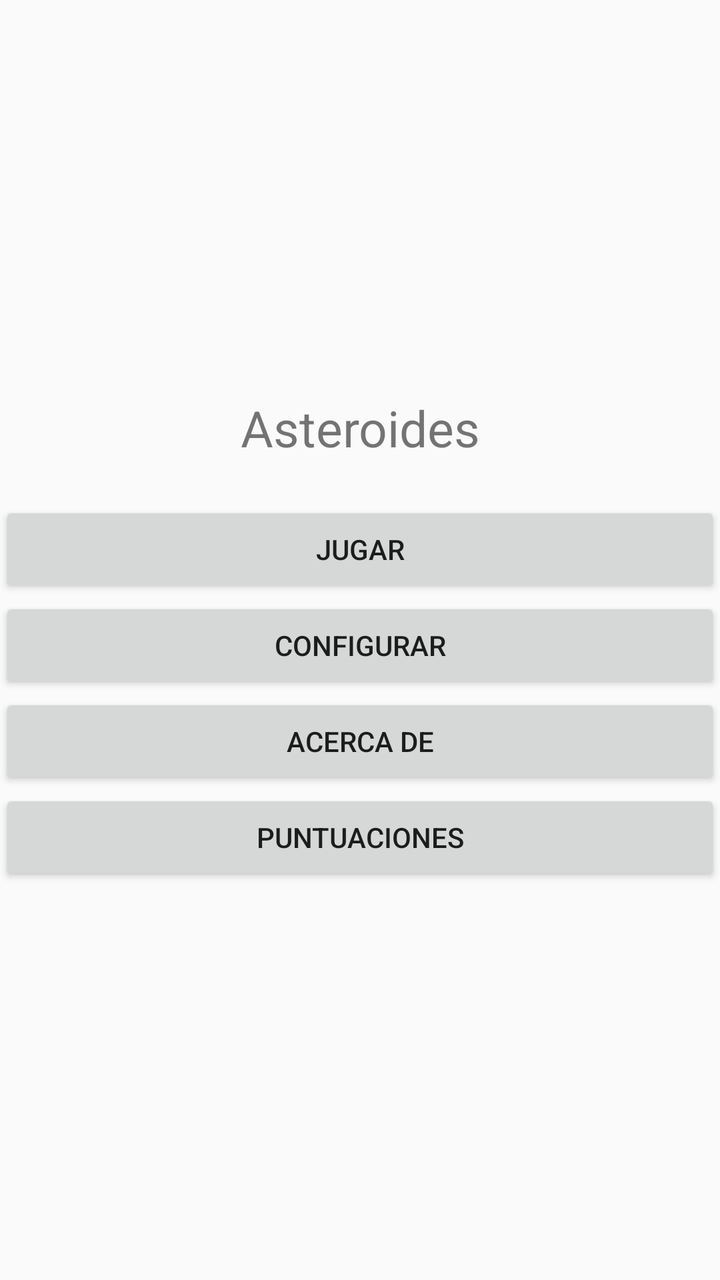
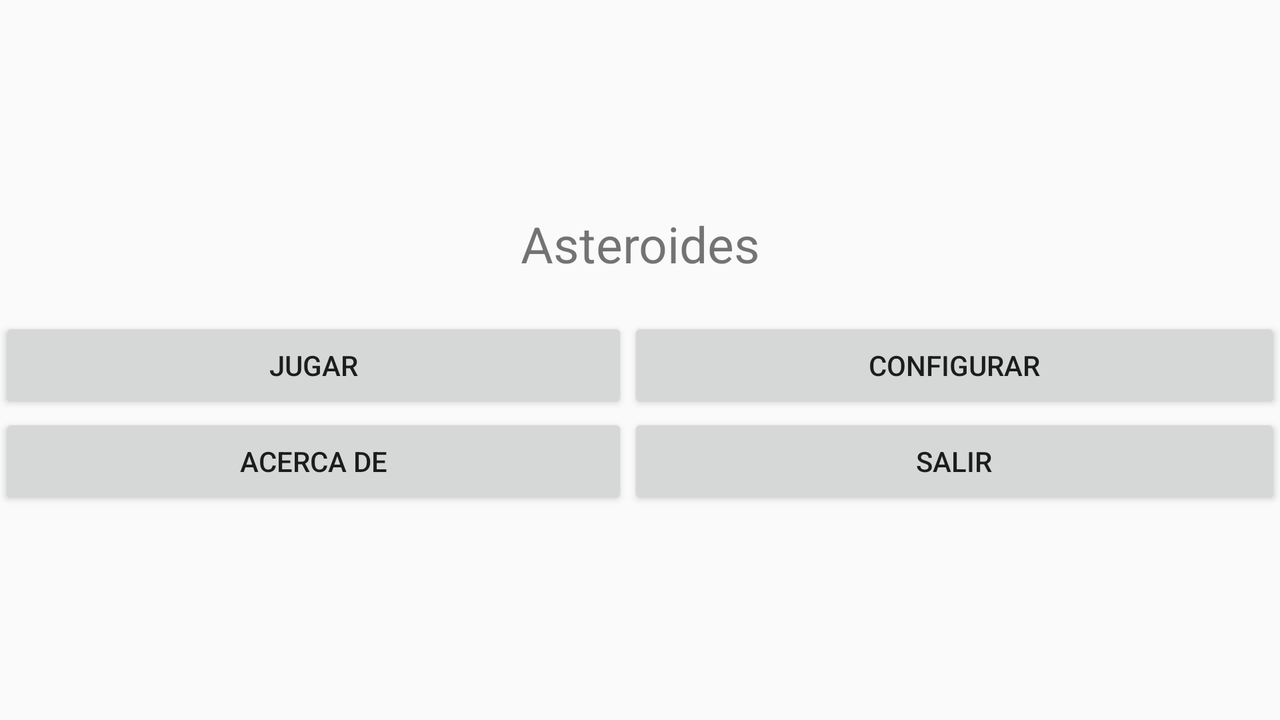

An Android layout and its configuration variant, each rendered on a device that would load it. The default file and the variant file are quoted in full after the pictures.
<!-- AndroidManifest.xml: application theme AppTheme -->
<!-- res/layout/activity_main.xml -->
<?xml version="1.0" encoding="utf-8"?>
<LinearLayout xmlns:android="http://schemas.android.com/apk/res/android"
    xmlns:tools="http://schemas.android.com/tools"
    android:layout_width="match_parent"
    android:layout_height="match_parent"
    android:paddingBottom="@dimen/activity_vertical_margin"
    android:paddingLeft="@dimen/activity_horizontal_margin"
    android:paddingRight="@dimen/activity_horizontal_margin"
    android:paddingTop="@dimen/activity_vertical_margin"
    android:orientation="vertical"
    android:gravity="center"
    tools:context="com.ipn.jorge.asteroides.MainActivity">

    <TextView
        style="@style/TextoAsteroides"
        android:layout_width="match_parent"
        android:layout_height="wrap_content"
        android:text="@string/tituloAplicacion"
        android:gravity="center"
        />

    <Button
        android:id="@+id/Button01"
        android:layout_height="wrap_content"
        android:layout_width="match_parent"
        android:text="@string/Arrancar"
        android:onClick="mostrarPreferencias"
        />
    <Button
        android:id="@+id/Button02"
        android:layout_height="wrap_content"
        android:layout_width="match_parent"
        android:text="@string/Configurar"
        android:onClick="lanzarPreferencias"
        />
    <Button
        android:id="@+id/Button03"
        android:layout_height="wrap_content"
        android:layout_width="match_parent"
        android:onClick="lanzarAcercaDe"
        android:text="@string/Acercade"/>
    <Button
        android:id="@+id/Button04"
        android:layout_height="wrap_content"
        android:layout_width="match_parent"
        android:text="@string/verPuntuacion"
        android:onClick="lanzarPuntuaciones"
        />


</LinearLayout>
<!-- resources referenced by this layout -->
<resources>
  <string name="Acercade">ACERCA DE</string>
  <string name="Arrancar">JUGAR</string>
  <string name="Configurar">CONFIGURAR</string>
  <string name="tituloAplicacion">Asteroides</string>
  <string name="verPuntuacion">PUNTUACIONES</string>
  <style name="TextoAsteroides">
          <item name="android:textSize">25sp</item>
          <item name="android:layout_marginBottom">20dp</item>
      </style>
  <style name="AppTheme" parent="Theme.AppCompat.Light.DarkActionBar">
          
          <item name="colorPrimary">@color/colorPrimary</item>
          <item name="colorPrimaryDark">@color/colorPrimaryDark</item>
          <item name="colorAccent">@color/colorAccent</item>
      </style>
</resources>
<!-- res/layout-land/activity_main.xml (the repository's variant of the layout above) -->
<!-- drawn on the phone turned sideways -->
<?xml version="1.0" encoding="utf-8"?>
<LinearLayout xmlns:android="http://schemas.android.com/apk/res/android"
    android:orientation="vertical"
    android:layout_width="match_parent"
    android:layout_height="match_parent"
    android:gravity="center"
    android:paddingBottom="@dimen/activity_vertical_margin"
    android:paddingLeft="@dimen/activity_horizontal_margin"
    android:paddingRight="@dimen/activity_horizontal_margin"
    android:paddingTop="@dimen/activity_vertical_margin"
    >

<TextView
    style="@style/TextoAsteroides"
    android:layout_width="match_parent"
    android:layout_height="wrap_content"
    android:text="@string/tituloAplicacion"
    android:gravity="center"
    />

<TableLayout
    android:layout_width="match_parent"
    android:layout_height="wrap_content"
    android:stretchColumns="*"
    >

    <TableRow>
        <Button
            android:id="@+id/Button01"
            android:layout_width="match_parent"
            android:layout_height="wrap_content"
            android:text="@string/Arrancar"
            android:onClick="mostrarPreferencias"
            />

        <Button
            android:id="@+id/Button02"
            android:layout_width="match_parent"
            android:layout_height="wrap_content"
            android:text="@string/Configurar"
            android:onClick="lanzarPreferencias"
            />
    </TableRow>

    <TableRow>
        <Button
            android:id="@+id/Button03"
            android:layout_width="match_parent"
            android:layout_height="wrap_content"
            android:onClick="lanzarAcercaDe"
            android:text="@string/Acercade"
            />

        <Button
            android:id="@+id/Button04"
            android:layout_width="match_parent"
            android:layout_height="wrap_content"
            android:text="@string/Salir"
            />
    </TableRow>

</TableLayout>



</LinearLayout>
<!-- resources referenced by the variant -->
<!-- as the phone turned sideways resolves them -->
<resources>
  <string name="Acercade">ACERCA DE</string>
  <string name="Arrancar">JUGAR</string>
  <string name="Configurar">CONFIGURAR</string>
  <string name="Salir">SALIR</string>
  <string name="tituloAplicacion">Asteroides</string>
  <style name="TextoAsteroides">
          <item name="android:textSize">25sp</item>
          <item name="android:layout_marginBottom">20dp</item>
      </style>
  <style name="AppTheme" parent="Theme.AppCompat.Light.DarkActionBar">
          
          <item name="colorPrimary">@color/colorPrimary</item>
          <item name="colorPrimaryDark">@color/colorPrimaryDark</item>
          <item name="colorAccent">@color/colorAccent</item>
      </style>
</resources>
